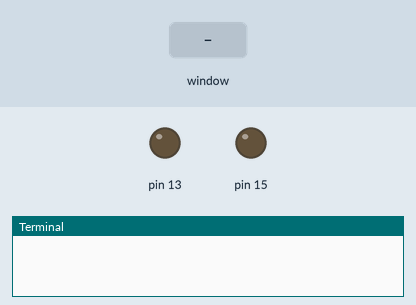
Simulated run of this program. Board: Raspberry Pi (header pin numbers). Parts: output pins drawn as LEDs (lit = HIGH), the last lines printed to the terminal. Inputs (shaded band) come from the test bench. The clock reads 2024-03-15 10:24:30 at power-on unless the program sets it; the desktop window is not drawn, its controls go by their first labels and the mouse button is held 0.15 s.

Above: at 1.2 s.
1.3 s: control labelled "SW 1 OFF" in the window clicked
At 1.6 s:
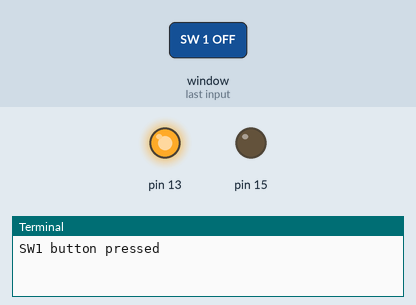
2.8 s: control labelled "SW 2 OFF" in the window clicked
At 4.0 s:
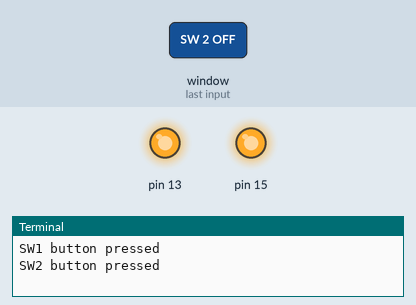
4.3 s: control labelled "SW 1 OFF" in the window clicked
At 5.1 s:
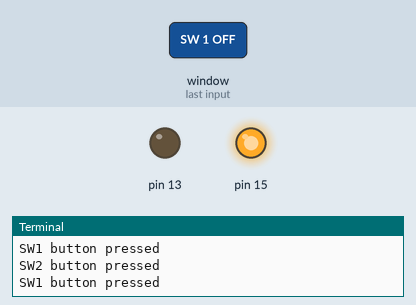
Timing chart, 0 to 7.3 s (numbered marks = the images above; inputs shaded):
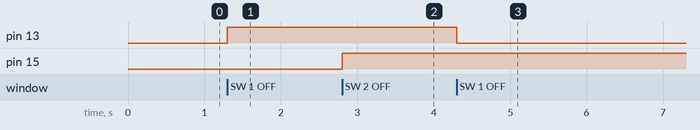

Measured:
- after the input at 1.3 s, pin 13: LOW → HIGH at once
- after the input at 2.8 s, pin 15: LOW → HIGH at once
- after the input at 4.3 s, pin 13: HIGH → LOW at once

The program:

digiGUI_1.py
```python
#integrate simpleTkGuI & digiclock

# File name: simpleTkGUI.py
# Attempting to use this working example as inspiration for the ltb
# The code is being tested and debugged, 2022-10-09, Connor Sheeran
# This code successfully displays a GUI on the Raspberry PiTFT screen using a Pi400 (not yet PiZero W).
# The GUI interacts well with the screen buttons and externial GPIO outputs

# This code was initially inspired by:
# https://robu.in/developing-simple-gui-using-tkinter-to-control-gpios-of-raspberry-pi/


import tkinter as tk
from tkinter import *
from tkinter import Tk, Label, Button, font
import time
import sys
import RPi.GPIO as GPIO

GPIO.setmode(GPIO.BOARD)  # setting up the GPIO pins
# Setting up LED1
GPIO.setup(13, GPIO.OUT)  # setting pin13 as output pin NOT GPIO 13
GPIO.output(13, GPIO.LOW)  # setting pin13 as LOW initially
# Setting up LED2
GPIO.setup(15, GPIO.OUT)  # setting pin23 as output pin NOT GPIO 155
GPIO.output(15, GPIO.LOW)  # setting pin23 as LOW initially

win = Tk()  # setting up window from Tk() naming win
myFont = font.Font(family='Helvetica', size=18, weight='bold')  # setting up font naming myfont
# Define the tkinter window instance
win.title("ltb Home")  # title for window
win.geometry('400x300')  # Dimensions of the window, 320x240 is the dimensions of the adafruit PiTFT capacitive screen
win.eval('tk::PlaceWindow . center')  #Place the window in the center of the screen, Q: is the Raspberry Screen setup correctly?
win.attributes('-fullscreen', True)

#root.config(bg="white")

# Clock function, global display
def get_time():
    time_Var = time.strftime("%I:%M %p")
    date_Var = time.strftime("%Y-%m-%d")
    clock.config(text= time_Var)
    date.config(text= date_Var)
    clock.after(200, get_time)

def SW1ON():  # defining function led1ON
    print("SW1 button pressed")  # to be printed on terminal
    if GPIO.input(13) :
        GPIO.output(13, GPIO.LOW)  # setting pin13 to low
        SW1Button["text"] = "SW 1 OFF"  # text for led1Button
    else:
        GPIO.output(13, GPIO.HIGH)  # setting pin13 to high
        SW1Button["text"] = "SW 1 ON"  # text for led1Button

def SW2ON():
    print("SW2 button pressed")
    if GPIO.input(15) :
        GPIO.output(15, GPIO.LOW)  # setting pin15 to low
        SW2Button["text"] = "SW 2 OFF"  # text for led2Button
    else:
        GPIO.output(15, GPIO.HIGH)  # setting pin15 to high
        SW2Button["text"] = "SW 2 ON"  # text for led2Button

def exitProgram():
    print("Exit Button pressed")
    GPIO.cleanup()  # Quitting program
    win.destroy()  # This was previously win.quit(), but doesn't close the window

# Display Parameters for the Clock
clock = Label(win, font= ("Calibri",10), bg="white", fg="black")
clock.place(x=34, y=20)
clkText= Label(text="Time:",font= ("Calibri",10), bg="white", fg="black")
clkText.place(x=2, y=20)

date = Label(win, font= ("Calibri",10), bg="white", fg="black")
date.place(x=34, y=2)
dteText= Label(text="Date:",font= ("Calibri",10), bg="white", fg="black")
dteText.place(x=2, y=2)
get_time()

# Define the tkinter button instance(s)
# Focus Button
Fbtn = tk.Button(win, text="Focus",font= ("Calibri",10), bg="white", fg="black")
Fbtn.place(x=260, y=2)

exitButton = Button(win, text="Exit", font=myFont, command=exitProgram, height=2 , width=6)  # setting button naming exitbutton
exitButton.pack(side=BOTTOM, anchor=SE)  # button position for exitbutton #commanding to button to exitProgram

SW1Button = Button(win, text="SW 1 OFF", font=myFont, command=SW1ON, height=2, width=8)  # setting button naming led1Button
#SW1Button.place(x=37, y=50)  # button position for led1Button #commanding to button to led1ON function
SW1Button.pack(side=LEFT, anchor=W)

SW2Button = Button(win, text="SW 2 OFF", font=myFont, command=SW2ON, height=2, width=8)  # setting button naming led2Button
#SW2Button.place(x=520, y=50)  # button position for led2Button #commanding to button to led2ON function
SW2Button.pack(side=RIGHT, anchor=E)


mainloop()  # commanding mainloop for starting main loop
```
